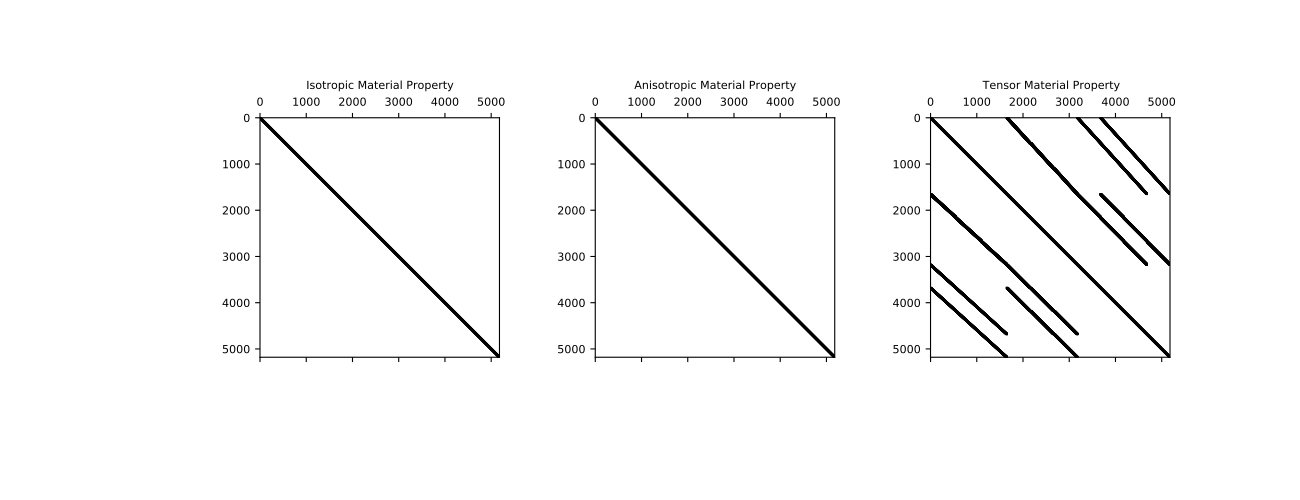

Recreate this plot in Python.
import discretize
import numpy as np
import matplotlib.pyplot as plt
mesh = discretize.TensorMesh([10,50,3])
m1 = np.random.rand(mesh.nC)
m2 = np.random.rand(mesh.nC,3)
m3 = np.random.rand(mesh.nC,6)
M = list(range(3))
M[0] = mesh.getFaceInnerProduct(m1)
M[1] = mesh.getFaceInnerProduct(m2)
M[2] = mesh.getFaceInnerProduct(m3)
plt.figure(figsize=(13,5))
for i, lab in enumerate(['Isotropic','Anisotropic','Tensor']):
    plt.subplot(131 + i)
    plt.spy(M[i],ms=0.5,color='k')
    plt.tick_params(axis='both',which='both',labeltop='off',labelleft='off')
    plt.title(lab + ' Material Property')
plt.show()
